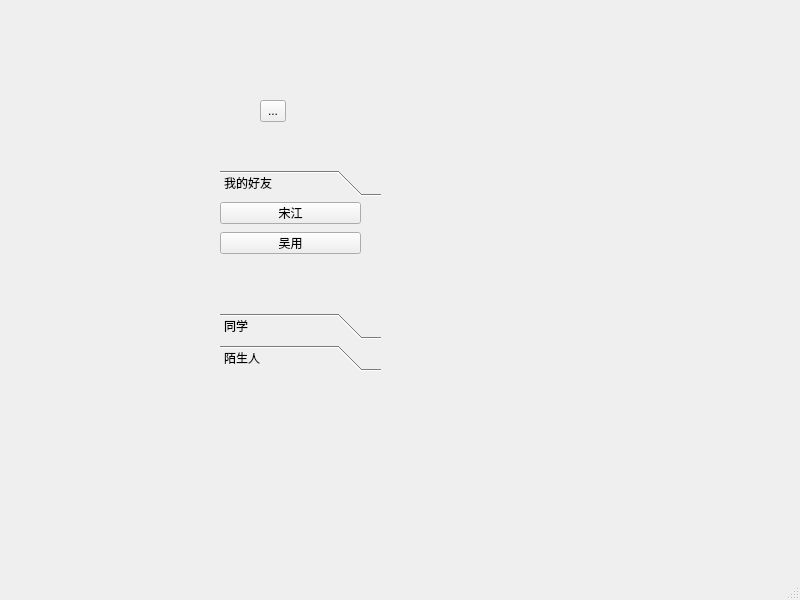
<?xml version="1.0" encoding="UTF-8"?>
<ui version="4.0">
 <class>MainWindow</class>
 <widget class="QMainWindow" name="MainWindow">
  <property name="geometry">
   <rect>
    <x>0</x>
    <y>0</y>
    <width>800</width>
    <height>600</height>
   </rect>
  </property>
  <property name="windowTitle">
   <string>MainWindow</string>
  </property>
  <widget class="QWidget" name="centralwidget">
   <widget class="QToolButton" name="toolButton">
    <property name="geometry">
     <rect>
      <x>260</x>
      <y>100</y>
      <width>26</width>
      <height>22</height>
     </rect>
    </property>
    <property name="text">
     <string>...</string>
    </property>
   </widget>
   <widget class="QToolBox" name="toolBox">
    <property name="geometry">
     <rect>
      <x>220</x>
      <y>170</y>
      <width>161</width>
      <height>201</height>
     </rect>
    </property>
    <property name="currentIndex">
     <number>0</number>
    </property>
    <widget class="QWidget" name="page">
     <property name="geometry">
      <rect>
       <x>0</x>
       <y>0</y>
       <width>161</width>
       <height>99</height>
      </rect>
     </property>
     <attribute name="label">
      <string>我的好友</string>
     </attribute>
     <widget class="QToolButton" name="toolButton_2">
      <property name="geometry">
       <rect>
        <x>0</x>
        <y>0</y>
        <width>141</width>
        <height>22</height>
       </rect>
      </property>
      <property name="text">
       <string>宋江</string>
      </property>
     </widget>
     <widget class="QToolButton" name="toolButton_3">
      <property name="geometry">
       <rect>
        <x>0</x>
        <y>30</y>
        <width>141</width>
        <height>22</height>
       </rect>
      </property>
      <property name="text">
       <string>吴用</string>
      </property>
     </widget>
    </widget>
    <widget class="QWidget" name="page_2">
     <property name="geometry">
      <rect>
       <x>0</x>
       <y>0</y>
       <width>161</width>
       <height>99</height>
      </rect>
     </property>
     <attribute name="label">
      <string>同学</string>
     </attribute>
    </widget>
    <widget class="QWidget" name="page_3">
     <attribute name="label">
      <string>陌生人</string>
     </attribute>
    </widget>
   </widget>
   <zorder>toolBox</zorder>
   <zorder>toolButton</zorder>
  </widget>
  <widget class="QMenuBar" name="menubar">
   <property name="geometry">
    <rect>
     <x>0</x>
     <y>0</y>
     <width>800</width>
     <height>24</height>
    </rect>
   </property>
  </widget>
  <widget class="QStatusBar" name="statusbar"/>
 </widget>
 <resources/>
 <connections/>
</ui>
